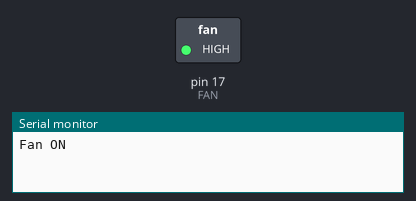
A sketch run on a simulated Arduino Uno, built with avr-gcc and run on an emulated ATmega328P. On the bench: switched loads named in the sketch (green lamp = pin HIGH), the last lines printed to the serial monitor.

Above: at 2.5 s.
At 8.5 s:
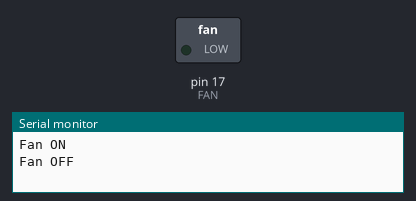
Timing chart, 0 to 15.6 s (numbered marks = the images above):
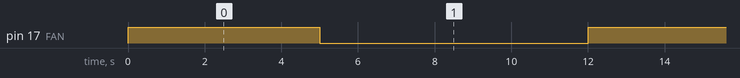

The sketch:

fan-test.ino
```cpp
#define FAN 17

void setup()
{
    Serial.begin(9600);
    pinMode(FAN, OUTPUT);
}

void loop()
{
    activateFan();
    delay(2000);
}

void activateFan()
{
    Serial.println("Fan ON");
    digitalWrite(FAN, HIGH);
    delay(5000);
    digitalWrite(FAN, LOW);
    Serial.println("Fan OFF");
    delay(5000);
}
```

Measured:
- by itself, pin 17 (FAN): alternates HIGH for 5.0 s and LOW for 7.0 s
